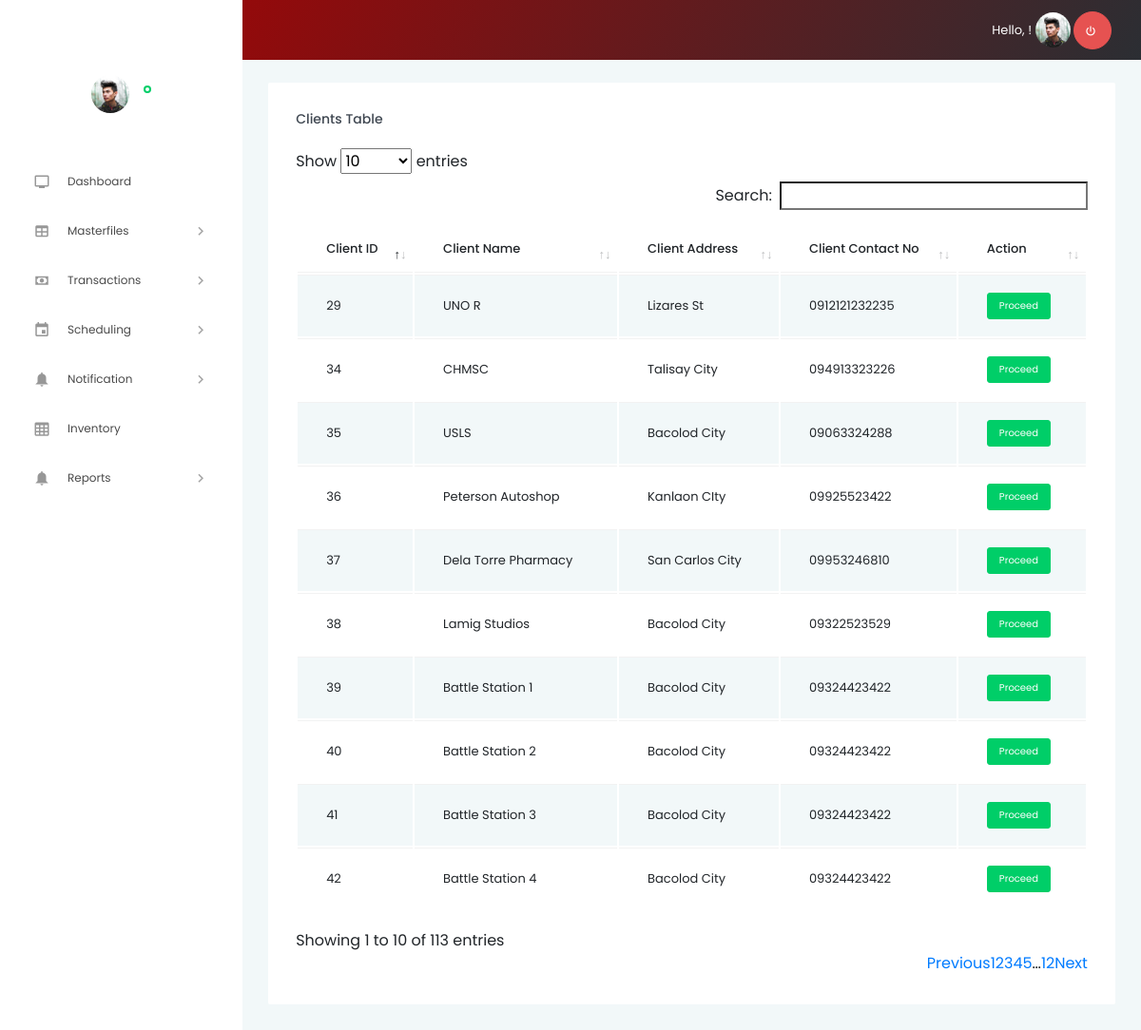
The app's page /pages/transactions/salesX.php with its own data.
### tables this page shows
CREATE TABLE `clients` (
  `clientControlNo` int(11) NOT NULL AUTO_INCREMENT,
  `clientType` varchar(30) NOT NULL,
  `clientName` varchar(50) NOT NULL,
  `clientAddress` varchar(200) NOT NULL,
  `clientContactNo` varchar(30) NOT NULL,
  `clientEmail` varchar(30) NOT NULL,
  `clientContactPerson` varchar(50) NOT NULL,
  `year` date NOT NULL,
  `month` date NOT NULL,
  PRIMARY KEY (`clientControlNo`)
);

### pages/transactions/salesX.php (the view, shortened to what this page needs)
<!DOCTYPE html>
<html lang="en">
    <head>
        <link rel="stylesheet" href="../../vendors/iconfonts/mdi/css/materialdesignicons.min.css">
        <link rel="stylesheet" href="../../vendors/css/vendor.bundle.base.css">
        <link rel="stylesheet" href="../../vendors/css/vendor.bundle.addons.css">
        <link rel="stylesheet" href="../../css/style.css">
    </head>
    <body>
        <div class="container-scroller">
            <?php
            require "../requiredPages/pagesNav.php";
            ?>
            <div class="main-panel">
                <div class="content-wrapper">
                    <div class="row">
                        <div class="col-lg-12 grid-margin stretch-card">
                            <div class="card">
                                <div class="card-body">
                                    <h4 class="card-title">Clients Table</h4>
                                    <div class="table-responsive">
                                        <table id="clients" class="table table-striped" width="100%">
                                            <thead>
                                                <tr>
                                                    <th>Client ID</th>
                                                    <th>Client Name</th>
                                                    <th>Client Address</th>
                                                    <th>Client Contact No</th>
                                                    <th>Action</th>
                                                </tr>
                                            </thead>
                                            <tbody>
                                                <?php
                                                require '../../php/databaseConn.php';
                                                $query = $conn->query("select * from `clients`") or die(mysqli_error());
                                                while($fetch = $query->fetch_array()){
                                                ?>
                                                <tr>
                                                    <td><?php echo $fetch['clientControlNo']?></td>
                                                    <td><?php echo $fetch['clientName']?></td>
                                                    <td><?php echo $fetch['clientAddress']?></td>
                                                    <td><?php echo $fetch['clientContactNo']?></td>
                                                    <td>
                                                        <a href="salestransaction.php?clientControlNo=<?php echo $fetch['clientControlNo']?>&clientName=<?php echo $fetch['clientName']?>" class="btn btn-xs btn-success">Proceed</a>
                                                    </td>
                                                </tr>
                                                <?php
                                                }
                                                ?>
                                            </tbody>
                                        </table>
                                    </div>
                                </div>
                            </div>
                        </div>
                    </div>
                </div>
            </div>
        </div>
    </body>
</html>

### records on screen
clients: clientControlNo "29", clientName "UNO R", clientAddress "Lizares St", clientContactNo "0912121232235"
clients: clientControlNo "34", clientName "CHMSC", clientAddress "Talisay City", clientContactNo "094913323226"
clients: clientControlNo "35", clientName "USLS", clientAddress "Bacolod City", clientContactNo "09063324288"
clients: clientControlNo "36", clientName "Peterson Autoshop", clientAddress "Kanlaon CIty", clientContactNo "09925523422"
clients: clientControlNo "37", clientName "Dela Torre Pharmacy", clientAddress "San Carlos City", clientContactNo "09953246810"
clients: clientControlNo "38", clientName "Lamig Studios", clientAddress "Bacolod City", clientContactNo "09322523529"
clients: clientControlNo "39", clientName "Battle Station 1", clientAddress "Bacolod City", clientContactNo "09324423422"
clients: clientControlNo "40", clientName "Battle Station 2", clientAddress "Bacolod City", clientContactNo "09324423422"
clients: clientControlNo "41", clientName "Battle Station 3", clientAddress "Bacolod City", clientContactNo "09324423422"
clients: clientControlNo "42", clientName "Battle Station 4", clientAddress "Bacolod City", clientContactNo "09324423422"
